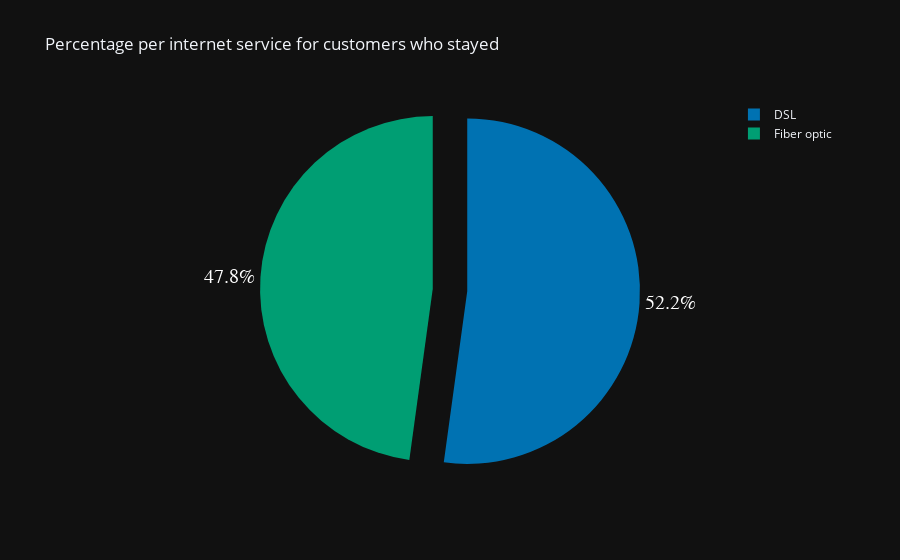

Notebook cell for this chart:
### Code cell
custom_colors = ['#0072B2', '#009E73', '#56B4E9', '#01796F', '#76B7B2', '#1B9E77', '#77A0A3']  

fig3 = px.pie(internet_churn_counts_no, names='index', values='percentage', title='Percentage per internet service for customers who stayed',
              template='plotly_dark', color_discrete_sequence=custom_colors)
fig3.update_traces(textinfo='percent',textposition='outside', textfont=dict(size=20, family='Arial', color='white'),
                   pull=[0.1, 0.1, 0.1])  

fig3.show()

### Figure 1 — Plotly figure (JSON) as saved in the notebook; plotly's stock layout.template omitted (floating-point values rounded to 4 significant figures)
{"data": [{"domain": {"x": [0, 1], "y": [0, 1]}, "hovertemplate": "index=%{label}<br>percentage=%{value}<extra></extra>", "labels": ["DSL", "Fiber optic"], "legendgroup": "", "name": "", "pull": [0.1, 0.1, 0.1], "showlegend": true, "textfont": {"color": "white", "family": "Arial", "size": 20}, "textinfo": "percent", "textposition": "outside", "type": "pie", "values": [52.17, 47.83]}], "layout": {"legend": {"tracegroupgap": 0}, "piecolorway": ["#0072B2", "#009E73", "#56B4E9", "#01796F", "#76B7B2", "#1B9E77", "#77A0A3"], "title": {"text": "Percentage per internet service for customers who stayed"}}}
